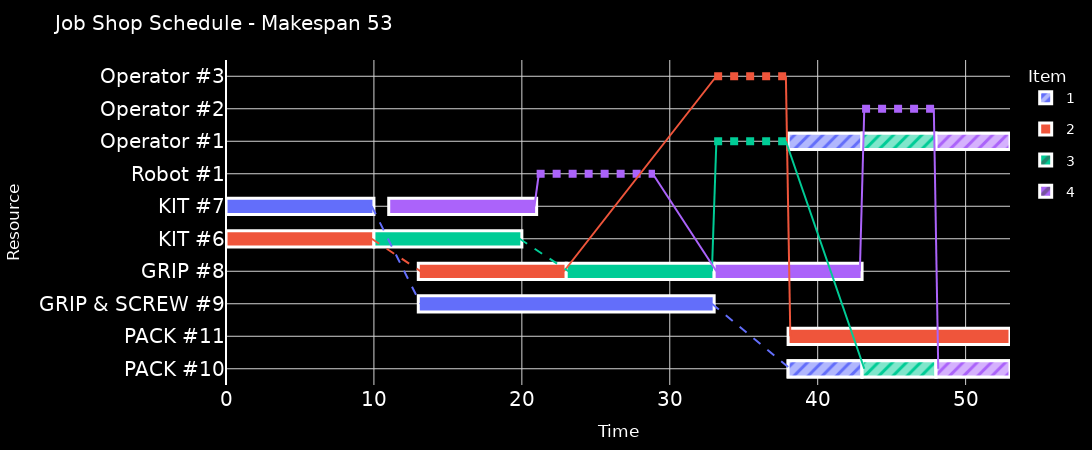

Notebook code cell kept with this figure:
### Code cell
problem.make_gantt()

### Figure 1 — Plotly figure (JSON) as saved in the notebook; plotly's stock layout.template omitted (floating-point values rounded to 4 significant figures)
{"data": [{"alignmentgroup": "PACK #10", "base": [38], "hoverinfo": "text", "hovertext": ["Item 1 – P (Packaging) (machine occupied)<br>Start: 38 End: 43"], "legendgroup": "1", "marker": {"color": "#636EFA", "line": {"color": "white", "width": 3}, "pattern": {"shape": ["/"], "size": 10, "solidity": 0.5}}, "name": "1", "offsetgroup": "PACK #10", "orientation": "h", "showlegend": true, "width": 0.5, "x": [5], "y": ["PACK #10"], "type": "bar"}, {"alignmentgroup": "PACK #10", "base": [38], "hoverinfo": "text", "hovertext": ["Item 1 – P (Packaging) (machine occupied)<br>Start: 38 End: 43"], "legendgroup": "1", "marker": {"color": "#636EFA", "line": {"color": "white", "width": 3}, "pattern": {"fgcolor": "white", "shape": ["/"], "size": 10, "solidity": 0.7}}, "name": "1", "offsetgroup": "PACK #10", "orientation": "h", "showlegend": false, "width": 0.5, "x": [5], "y": ["PACK #10"], "type": "bar"}, {"alignmentgroup": "GRIP & SCREW #9", "base": [13], "hoverinfo": "text", "hovertext": ["Item 1 – B1 (Assembly core)<br>Start: 13 End: 33"], "legendgroup": "1", "marker": {"color": "#636EFA", "line": {"color": "white", "width": 3}, "pattern": {"shape": [""], "size": 10, "solidity": 0.5}}, "name": "1", "offsetgroup": "GRIP & SCREW #9", "orientation": "h", "showlegend": false, "width": 0.5, "x": [20], "y": ["GRIP & SCREW #9"], "type": "bar"}, {"alignmentgroup": "KIT #7", "base": [0], "hoverinfo": "text", "hovertext": ["Item 1 – K1 (Kitting)<br>Start: 0 End: 10"], "legendgroup": "1", "marker": {"color": "#636EFA", "line": {"color": "white", "width": 3}, "pattern": {"shape": [""], "size": 10, "solidity": 0.5}}, "name": "1", "offsetgroup": "KIT #7", "orientation": "h", "showlegend": false, "width": 0.5, "x": [10], "y": ["KIT #7"], "type": "bar"}, {"alignmentgroup": "Operator #1", "base": [38], "hoverinfo": "text", "hovertext": ["Item 1 – P (Packaging)<br>Start: 38 End: 43"], "legendgroup": "1", "marker": {"color": "#636EFA", "line": {"color": "white", "width": 3}, "pattern": {"shape": ["/"], "size": 10, "solidity": 0.5}}, "name": "1", "offsetgroup": "Operator #1", "orientation": "h", "showlegend": false, "width": 0.5, "x": [5], "y": ["Operator #1"], "type": "bar"}, {"alignmentgroup": "Operator #1", "base": [38], "hoverinfo": "text", "hovertext": ["Item 1 – P (Packaging)<br>Start: 38 End: 43"], "legendgroup": "1", "marker": {"color": "#636EFA", "line": {"color": "white", "width": 3}, "pattern": {"fgcolor": "white", "shape": ["/"], "size": 10, "solidity": 0.7}}, "name": "1", "offsetgroup": "Operator #1", "orientation": "h", "showlegend": false, "width": 0.5, "x": [5], "y": ["Operator #1"], "type": "bar"}, {"alignmentgroup": "PACK #11", "base": [38], "hoverinfo": "text", "hovertext": ["Item 2 – P (Packaging)<br>Start: 38 End: 53"], "legendgroup": "2", "marker": {"color": "#EF553B", "line": {"color": "white", "width": 3}, "pattern": {"shape": [""], "size": 10, "solidity": 0.5}}, "name": "2", "offsetgroup": "PACK #11", "orientation": "h", "showlegend": true, "width": 0.5, "x": [15], "y": ["PACK #11"], "type": "bar"}, {"alignmentgroup": "GRIP #8", "base": [13], "hoverinfo": "text", "hovertext": ["Item 2 – B1 (Assembly core)<br>Start: 13 End: 23"], "legendgroup": "2", "marker": {"color": "#EF553B", "line": {"color": "white", "width": 3}, "pattern": {"shape": [""], "size": 10, "solidity": 0.5}}, "name": "2", "offsetgroup": "GRIP #8", "orientation": "h", "showlegend": false, "width": 0.5, "x": [10], "y": ["GRIP #8"], "type": "bar"}, {"alignmentgroup": "KIT #6", "base": [0], "hoverinfo": "text", "hovertext": ["Item 2 – K1 (Kitting)<br>Start: 0 End: 10"], "legendgroup": "2", "marker": {"color": "#EF553B", "line": {"color": "white", "width": 3}, "pattern": {"shape": [""], "size": 10, "solidity": 0.5}}, "name": "2", "offsetgroup": "KIT #6", "orientation": "h", "showlegend": false, "width": 0.5, "x": [10], "y": ["KIT #6"], "type": "bar"}, {"hoverinfo": "skip", "legendgroup": "2", "line": {"color": "#EF553B", "dash": "dot", "width": 8}, "mode": "lines", "name": "2 transport", "showlegend": false, "x": [33, 38], "y": ["Operator #3", "Operator #3"], "type": "scatter"}, {"alignmentgroup": "PACK #10", "base": [43], "hoverinfo": "text", "hovertext": ["Item 3 – P (Packaging) (machine occupied)<br>Start: 43 End: 48"], "legendgroup": "3", "marker": {"color": "#00CC96", "line": {"color": "white", "width": 3}, "pattern": {"shape": ["/"], "size": 10, "solidity": 0.5}}, "name": "3", "offsetgroup": "PACK #10", "orientation": "h", "showlegend": true, "width": 0.5, "x": [5], "y": ["PACK #10"], "type": "bar"}, {"alignmentgroup": "PACK #10", "base": [43], "hoverinfo": "text", "hovertext": ["Item 3 – P (Packaging) (machine occupied)<br>Start: 43 End: 48"], "legendgroup": "3", "marker": {"color": "#00CC96", "line": {"color": "white", "width": 3}, "pattern": {"fgcolor": "white", "shape": ["/"], "size": 10, "solidity": 0.7}}, "name": "3", "offsetgroup": "PACK #10", "orientation": "h", "showlegend": false, "width": 0.5, "x": [5], "y": ["PACK #10"], "type": "bar"}, {"alignmentgroup": "GRIP #8", "base": [23], "hoverinfo": "text", "hovertext": ["Item 3 – B1 (Assembly core)<br>Start: 23 End: 33"], "legendgroup": "3", "marker": {"color": "#00CC96", "line": {"color": "white", "width": 3}, "pattern": {"shape": [""], "size": 10, "solidity": 0.5}}, "name": "3", "offsetgroup": "GRIP #8", "orientation": "h", "showlegend": false, "width": 0.5, "x": [10], "y": ["GRIP #8"], "type": "bar"}, {"alignmentgroup": "KIT #6", "base": [10], "hoverinfo": "text", "hovertext": ["Item 3 – K1 (Kitting)<br>Start: 10 End: 20"], "legendgroup": "3", "marker": {"color": "#00CC96", "line": {"color": "white", "width": 3}, "pattern": {"shape": [""], "size": 10, "solidity": 0.5}}, "name": "3", "offsetgroup": "KIT #6", "orientation": "h", "showlegend": false, "width": 0.5, "x": [10], "y": ["KIT #6"], "type": "bar"}, {"alignmentgroup": "Operator #1", "base": [43], "hoverinfo": "text", "hovertext": ["Item 3 – P (Packaging)<br>Start: 43 End: 48"], "legendgroup": "3", "marker": {"color": "#00CC96", "line": {"color": "white", "width": 3}, "pattern": {"shape": ["/"], "size": 10, "solidity": 0.5}}, "name": "3", "offsetgroup": "Operator #1", "orientation": "h", "showlegend": false, "width": 0.5, "x": [5], "y": ["Operator #1"], "type": "bar"}, {"alignmentgroup": "Operator #1", "base": [43], "hoverinfo": "text", "hovertext": ["Item 3 – P (Packaging)<br>Start: 43 End: 48"], "legendgroup": "3", "marker": {"color": "#00CC96", "line": {"color": "white", "width": 3}, "pattern": {"fgcolor": "white", "shape": ["/"], "size": 10, "solidity": 0.7}}, "name": "3", "offsetgroup": "Operator #1", "orientation": "h", "showlegend": false, "width": 0.5, "x": [5], "y": ["Operator #1"], "type": "bar"}, {"hoverinfo": "skip", "legendgroup": "3", "line": {"color": "#00CC96", "dash": "dot", "width": 8}, "mode": "lines", "name": "3 transport", "showlegend": false, "x": [33, 38], "y": ["Operator #1", "Operator #1"], "type": "scatter"}, {"alignmentgroup": "PACK #10", "base": [48], "hoverinfo": "text", "hovertext": ["Item 4 – P (Packaging) (machine occupied)<br>Start: 48 End: 53"], "legendgroup": "4", "marker": {"color": "#AB63FA", "line": {"color": "white", "width": 3}, "pattern": {"shape": ["/"], "size": 10, "solidity": 0.5}}, "name": "4", "offsetgroup": "PACK #10", "orientation": "h", "showlegend": true, "width": 0.5, "x": [5], "y": ["PACK #10"], "type": "bar"}, {"alignmentgroup": "PACK #10", "base": [48], "hoverinfo": "text", "hovertext": ["Item 4 – P (Packaging) (machine occupied)<br>Start: 48 End: 53"], "legendgroup": "4", "marker": {"color": "#AB63FA", "line": {"color": "white", "width": 3}, "pattern": {"fgcolor": "white", "shape": ["/"], "size": 10, "solidity": 0.7}}, "name": "4", "offsetgroup": "PACK #10", "orientation": "h", "showlegend": false, "width": 0.5, "x": [5], "y": ["PACK #10"], "type": "bar"}, {"alignmentgroup": "GRIP #8", "base": [33], "hoverinfo": "text", "hovertext": ["Item 4 – B1 (Assembly core)<br>Start: 33 End: 43"], "legendgroup": "4", "marker": {"color": "#AB63FA", "line": {"color": "white", "width": 3}, "pattern": {"shape": [""], "size": 10, "solidity": 0.5}}, "name": "4", "offsetgroup": "GRIP #8", "orientation": "h", "showlegend": false, "width": 0.5, "x": [10], "y": ["GRIP #8"], "type": "bar"}, {"alignmentgroup": "KIT #7", "base": [11], "hoverinfo": "text", "hovertext": ["Item 4 – K1 (Kitting)<br>Start: 11 End: 21"], "legendgroup": "4", "marker": {"color": "#AB63FA", "line": {"color": "white", "width": 3}, "pattern": {"shape": [""], "size": 10, "solidity": 0.5}}, "name": "4", "offsetgroup": "KIT #7", "orientation": "h", "showlegend": false, "width": 0.5, "x": [10], "y": ["KIT #7"], "type": "bar"}, {"alignmentgroup": "Operator #1", "base": [48], "hoverinfo": "text", "hovertext": ["Item 4 – P (Packaging)<br>Start: 48 End: 53"], "legendgroup": "4", "marker": {"color": "#AB63FA", "line": {"color": "white", "width": 3}, "pattern": {"shape": ["/"], "size": 10, "solidity": 0.5}}, "name": "4", "offsetgroup": "Operator #1", "orientation": "h", "showlegend": false, "width": 0.5, "x": [5], "y": ["Operator #1"], "type": "bar"}, {"alignmentgroup": "Operator #1", "base": [48], "hoverinfo": "text", "hovertext": ["Item 4 – P (Packaging)<br>Start: 48 End: 53"], "legendgroup": "4", "marker": {"color": "#AB63FA", "line": {"color": "white", "width": 3}, "pattern": {"fgcolor": "white", "shape": ["/"], "size": 10, "solidity": 0.7}}, "name": "4", "offsetgroup": "Operator #1", "orientation": "h", "showlegend": false, "width": 0.5, "x": [5], "y": ["Operator #1"], "type": "bar"}, {"hoverinfo": "skip", "legendgroup": "4", "line": {"color": "#AB63FA", "dash": "dot", "width": 8}, "mode": "lines", "name": "4 transport", "showlegend": false, "x": [21, 29], "y": ["Robot #1", "Robot #1"], "type": "scatter"}, {"hoverinfo": "skip", "legendgroup": "4", "line": {"color": "#AB63FA", "dash": "dot", "width": 8}, "mode": "lines", "name": "4 transport", "showlegend": false, "x": [43, 48], "y": ["Operator #2", "Operator #2"], "type": "scatter"}, {"hoverinfo": "skip", "legendgroup": "1", "line": {"color": "#636EFA", "dash": "dash", "width": 2}, "mode": "lines", "name": "1 flow", "showlegend": false, "x": [9.85, 13.15], "y": ["KIT #7", "GRIP & SCREW #9"], "type": "scatter"}, {"hoverinfo": "skip", "legendgroup": "1", "line": {"color": "#636EFA", "dash": "dash", "width": 2}, "mode": "lines", "name": "1 flow", "showlegend": false, "x": [32.85, 38.15], "y": ["GRIP & SCREW #9", "PACK #10"], "type": "scatter"}, {"hoverinfo": "skip", "legendgroup": "2", "line": {"color": "#EF553B", "dash": "dash", "width": 2}, "mode": "lines", "name": "2 flow", "showlegend": false, "x": [9.85, 13.15], "y": ["KIT #6", "GRIP #8"], "type": "scatter"}, {"hoverinfo": "skip", "legendgroup": "2", "line": {"color": "#EF553B", "width": 2}, "mode": "lines", "name": "2 flow", "showlegend": false, "x": [22.85, 33.15, null], "y": ["GRIP #8", "Operator #3", null], "type": "scatter"}, {"hoverinfo": "skip", "legendgroup": "2", "line": {"color": "#EF553B", "width": 2}, "mode": "lines", "name": "2 flow", "showlegend": false, "x": [37.85, 38.15, null], "y": ["Operator #3", "PACK #11", null], "type": "scatter"}, {"hoverinfo": "skip", "legendgroup": "3", "line": {"color": "#00CC96", "dash": "dash", "width": 2}, "mode": "lines", "name": "3 flow", "showlegend": false, "x": [19.85, 23.15], "y": ["KIT #6", "GRIP #8"], "type": "scatter"}, {"hoverinfo": "skip", "legendgroup": "3", "line": {"color": "#00CC96", "width": 2}, "mode": "lines", "name": "3 flow", "showlegend": false, "x": [32.85, 33.15, null], "y": ["GRIP #8", "Operator #1", null], "type": "scatter"}, {"hoverinfo": "skip", "legendgroup": "3", "line": {"color": "#00CC96", "width": 2}, "mode": "lines", "name": "3 flow", "showlegend": false, "x": [37.85, 43.15, null], "y": ["Operator #1", "PACK #10", null], "type": "scatter"}, {"hoverinfo": "skip", "legendgroup": "4", "line": {"color": "#AB63FA", "width": 2}, "mode": "lines", "name": "4 flow", "showlegend": false, "x": [20.85, 21.15, null], "y": ["KIT #7", "Robot #1", null], "type": "scatter"}, {"hoverinfo": "skip", "legendgroup": "4", "line": {"color": "#AB63FA", "width": 2}, "mode": "lines", "name": "4 flow", "showlegend": false, "x": [28.85, 33.15, null], "y": ["Robot #1", "GRIP #8", null], "type": "scatter"}, {"hoverinfo": "skip", "legendgroup": "4", "line": {"color": "#AB63FA", "width": 2}, "mode": "lines", "name": "4 flow", "showlegend": false, "x": [42.85, 43.15, null], "y": ["GRIP #8", "Operator #2", null], "type": "scatter"}, {"hoverinfo": "skip", "legendgroup": "4", "line": {"color": "#AB63FA", "width": 2}, "mode": "lines", "name": "4 flow", "showlegend": false, "x": [47.85, 48.15, null], "y": ["Operator #2", "PACK #10", null], "type": "scatter"}], "layout": {"font": {"color": "white", "family": "DejaVu Sans, Arial, Liberation Sans, sans-serif", "size": 14}, "title": {"text": "Job Shop Schedule - Makespan 53", "font": {"color": "white"}}, "legend": {"title": {"font": {"color": "white"}, "text": "Item"}, "groupclick": "togglegroup"}, "margin": {"l": 80, "r": 40, "t": 60, "b": 50}, "xaxis": {"tickfont": {"size": 20, "color": "white"}, "showgrid": true, "gridcolor": "lightgray", "title": {"text": "Time"}, "color": "white", "range": [0, 53]}, "yaxis": {"tickfont": {"size": 20}, "showgrid": true, "gridcolor": "lightgray", "title": {"text": "Resource"}, "color": "white", "categoryorder": "array", "categoryarray": ["PACK #10", "PACK #11", "GRIP & SCREW #9", "GRIP #8", "KIT #6", "KIT #7", "Robot #1", "Operator #1", "Operator #2", "Operator #3"]}, "width": 1305, "height": 450, "autosize": false, "plot_bgcolor": "black", "paper_bgcolor": "black", "barmode": "overlay", "bargap": 0.05, "bargroupgap": 0.0}}
